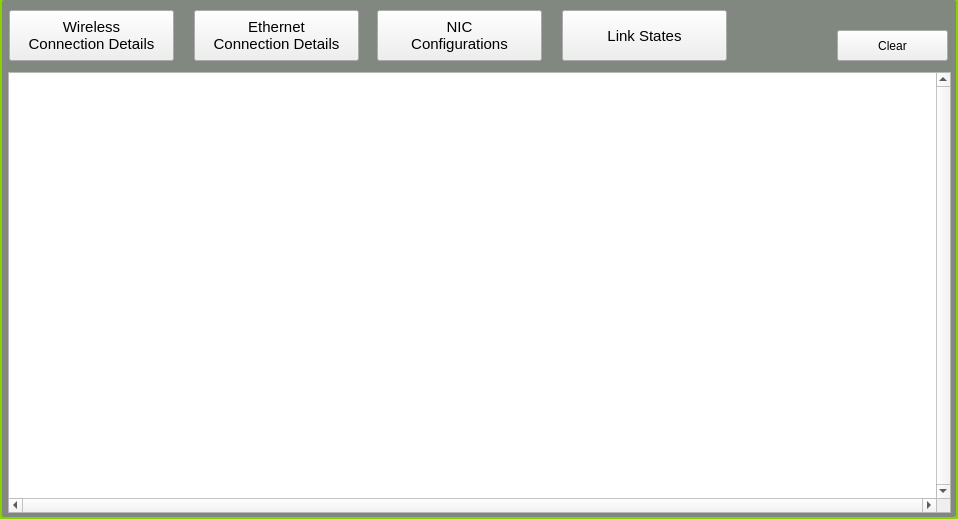
    <widget class="QWidget" name="advStatusTab">
     <property name="sizePolicy">
      <sizepolicy hsizetype="Fixed" vsizetype="Fixed">
       <horstretch>0</horstretch>
       <verstretch>0</verstretch>
      </sizepolicy>
     </property>
     <property name="minimumSize">
      <size>
       <width>958</width>
       <height>519</height>
      </size>
     </property>
     <property name="maximumSize">
      <size>
       <width>958</width>
       <height>519</height>
      </size>
     </property>
     <attribute name="title">
      <string>Status</string>
     </attribute>
     <widget class="QGroupBox" name="gbAdvNetworkingStatus">
      <property name="geometry">
       <rect>
        <x>-1</x>
        <y>-3</y>
        <width>960</width>
        <height>523</height>
       </rect>
      </property>
      <property name="sizePolicy">
       <sizepolicy hsizetype="Fixed" vsizetype="Fixed">
        <horstretch>0</horstretch>
        <verstretch>0</verstretch>
       </sizepolicy>
      </property>
      <property name="minimumSize">
       <size>
        <width>960</width>
        <height>523</height>
       </size>
      </property>
      <property name="maximumSize">
       <size>
        <width>960</width>
        <height>523</height>
       </size>
      </property>
      <property name="styleSheet">
       <string notr="true">QGroupBox#gbAdvNetworkingStatus{
	background-color: rgb(129, 136, 128);
    border: 3px solid rgb(139,209,0);
    border-radius:5px;
}</string>
      </property>
      <property name="title">
       <string/>
      </property>
      <widget class="QPushButton" name="statusNICConfigurationsBut">
       <property name="geometry">
        <rect>
         <x>378</x>
         <y>13</y>
         <width>165</width>
         <height>51</height>
        </rect>
       </property>
       <property name="sizePolicy">
        <sizepolicy hsizetype="Fixed" vsizetype="Fixed">
         <horstretch>0</horstretch>
         <verstretch>0</verstretch>
        </sizepolicy>
       </property>
       <property name="minimumSize">
        <size>
         <width>165</width>
         <height>51</height>
        </size>
       </property>
       <property name="maximumSize">
        <size>
         <width>165</width>
         <height>51</height>
        </size>
       </property>
       <property name="font">
        <font>
         <pointsize>11</pointsize>
        </font>
       </property>
       <property name="text">
        <string>NIC
Configurations</string>
       </property>
      </widget>
      <widget class="QPushButton" name="statusLinkStatesBut">
       <property name="geometry">
        <rect>
         <x>563</x>
         <y>13</y>
         <width>165</width>
         <height>51</height>
        </rect>
       </property>
       <property name="sizePolicy">
        <sizepolicy hsizetype="Fixed" vsizetype="Fixed">
         <horstretch>0</horstretch>
         <verstretch>0</verstretch>
        </sizepolicy>
       </property>
       <property name="minimumSize">
        <size>
         <width>165</width>
         <height>51</height>
        </size>
       </property>
       <property name="maximumSize">
        <size>
         <width>165</width>
         <height>51</height>
        </size>
       </property>
       <property name="font">
        <font>
         <pointsize>11</pointsize>
        </font>
       </property>
       <property name="text">
        <string>Link States</string>
       </property>
      </widget>
      <widget class="QTextEdit" name="teStatus">
       <property name="geometry">
        <rect>
         <x>9</x>
         <y>75</y>
         <width>943</width>
         <height>441</height>
        </rect>
       </property>
       <property name="sizePolicy">
        <sizepolicy hsizetype="Fixed" vsizetype="Fixed">
         <horstretch>0</horstretch>
         <verstretch>0</verstretch>
        </sizepolicy>
       </property>
       <property name="minimumSize">
        <size>
         <width>943</width>
         <height>441</height>
        </size>
       </property>
       <property name="maximumSize">
        <size>
         <width>943</width>
         <height>441</height>
        </size>
       </property>
       <property name="font">
        <font>
         <pointsize>10</pointsize>
        </font>
       </property>
       <property name="focusPolicy">
        <enum>Qt::NoFocus</enum>
       </property>
       <property name="verticalScrollBarPolicy">
        <enum>Qt::ScrollBarAlwaysOn</enum>
       </property>
       <property name="horizontalScrollBarPolicy">
        <enum>Qt::ScrollBarAlwaysOn</enum>
       </property>
       <property name="html">
        <string notr="true">&lt;!DOCTYPE HTML PUBLIC &quot;-//W3C//DTD HTML 4.0//EN&quot; &quot;http://www.w3.org/TR/REC-html40/strict.dtd&quot;&gt;
&lt;html&gt;&lt;head&gt;&lt;meta name=&quot;qrichtext&quot; content=&quot;1&quot; /&gt;&lt;style type=&quot;text/css&quot;&gt;
p, li { white-space: pre-wrap; }
&lt;/style&gt;&lt;/head&gt;&lt;body style=&quot; font-family:'MS Shell Dlg 2'; font-size:10pt; font-weight:400; font-style:normal;&quot;&gt;
&lt;p style=&quot;-qt-paragraph-type:empty; margin-top:0px; margin-bottom:0px; margin-left:0px; margin-right:0px; -qt-block-indent:0; text-indent:0px; font-family:'Sans Serif';&quot;&gt;&lt;br /&gt;&lt;/p&gt;&lt;/body&gt;&lt;/html&gt;</string>
       </property>
       <property name="textInteractionFlags">
        <set>Qt::NoTextInteraction</set>
       </property>
      </widget>
      <widget class="QPushButton" name="statusWirelessConnectionDetailsBut">
       <property name="geometry">
        <rect>
         <x>10</x>
         <y>13</y>
         <width>165</width>
         <height>51</height>
        </rect>
       </property>
       <property name="sizePolicy">
        <sizepolicy hsizetype="Fixed" vsizetype="Fixed">
         <horstretch>0</horstretch>
         <verstretch>0</verstretch>
        </sizepolicy>
       </property>
       <property name="minimumSize">
        <size>
         <width>165</width>
         <height>51</height>
        </size>
       </property>
       <property name="maximumSize">
        <size>
         <width>165</width>
         <height>51</height>
        </size>
       </property>
       <property name="font">
        <font>
         <pointsize>11</pointsize>
        </font>
       </property>
       <property name="text">
        <string>Wireless
Connection Details</string>
       </property>
      </widget>
      <widget class="QPushButton" name="statusEthernetConnectionDetailsBut">
       <property name="geometry">
        <rect>
         <x>195</x>
         <y>13</y>
         <width>165</width>
         <height>51</height>
        </rect>
       </property>
       <property name="sizePolicy">
        <sizepolicy hsizetype="Fixed" vsizetype="Fixed">
         <horstretch>0</horstretch>
         <verstretch>0</verstretch>
        </sizepolicy>
       </property>
       <property name="minimumSize">
        <size>
         <width>165</width>
         <height>51</height>
        </size>
       </property>
       <property name="maximumSize">
        <size>
         <width>165</width>
         <height>51</height>
        </size>
       </property>
       <property name="font">
        <font>
         <pointsize>11</pointsize>
        </font>
       </property>
       <property name="text">
        <string>Ethernet
Connection Details</string>
       </property>
      </widget>
      <widget class="QPushButton" name="StatusClearBut">
       <property name="geometry">
        <rect>
         <x>838</x>
         <y>33</y>
         <width>111</width>
         <height>31</height>
        </rect>
       </property>
       <property name="sizePolicy">
        <sizepolicy hsizetype="Fixed" vsizetype="Fixed">
         <horstretch>0</horstretch>
         <verstretch>0</verstretch>
        </sizepolicy>
       </property>
       <property name="minimumSize">
        <size>
         <width>111</width>
         <height>31</height>
        </size>
       </property>
       <property name="maximumSize">
        <size>
         <width>111</width>
         <height>31</height>
        </size>
       </property>
       <property name="text">
        <string>Clear</string>
       </property>
      </widget>
     </widget>
    </widget>
